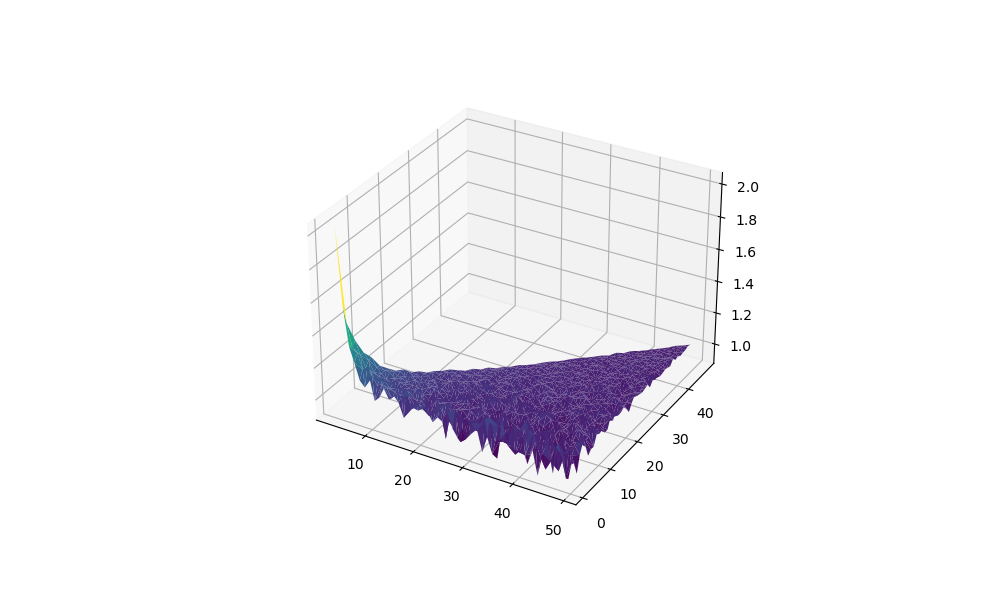

This figure's Python source:
import numpy as np
from mpl_toolkits.mplot3d import Axes3D
import matplotlib.pyplot as plt

# Define the range of n values from 3 to 50 (inclusive)
n_values = np.arange(3,51,1,dtype = int)

# Initialize empty arrays to store data for plotting
n_axis = np.array([])
k_axis = np.array([])
r_axis = np.array([])

# Loop over each value of n
for n in n_values:
  for k in range(1,n-1):   # Loop over each value of k from 1 to n-2
    a = 0  #without switching
    b = 0  #while switching
    for i in range(10000):
      arr = np.ones(n) #array of ones
      #selecting n-k random indicies
      indices = np.random.choice(n, size = n-k,replace = False)
      #assigning them to zero
      arr[indices]=0

      #so if arr[i] == 1 then it has car otherwise goat
      #fixing for door one always

      if arr[0] == 1:
        a = a+1
      dan = [i for i in indices if i!=0] #doors other than one in goats
      d = np.random.choice(dan)  #random door other than one
      can = [i for i in range(1, n) if i != d] #doors other than d and other than one
      e = np.random.choice(can) #random door other than one and d
      if arr[e] == 1:
        b = b+1
    n_axis = np.concatenate((n_axis,[n]))
    k_axis = np.concatenate((k_axis,[k]))
    r_axis = np.concatenate((r_axis,[b/a]))
    
      
fig = plt.figure(figsize=(10, 6))
ax = fig.add_subplot(111, projection='3d')
ax.plot_trisurf(n_axis, k_axis,r_axis, cmap='viridis')

plt.savefig('Monty.png')
ax1 = fig.add_subplot(111, projection='3d')
ax1.plot_trisurf(n_axis, k_axis,r_axis, cmap='viridis')
ax1.view_init(elev=0,azim=-90)


ax.set_xlabel('n')
ax.set_ylabel('k')
ax.set_zlabel('ratio')

ax.set_title('Surface Plot of n, k vs. P(win|W)/P(win|T)')

ax1 = fig.add_subplot(111, projection='3d')
ax1.plot_trisurf(n_axis, k_axis,r_axis, cmap='viridis')
ax1.view_init(elev=0,azim=-90)

plt.savefig('sideview.png')

plt.show()
